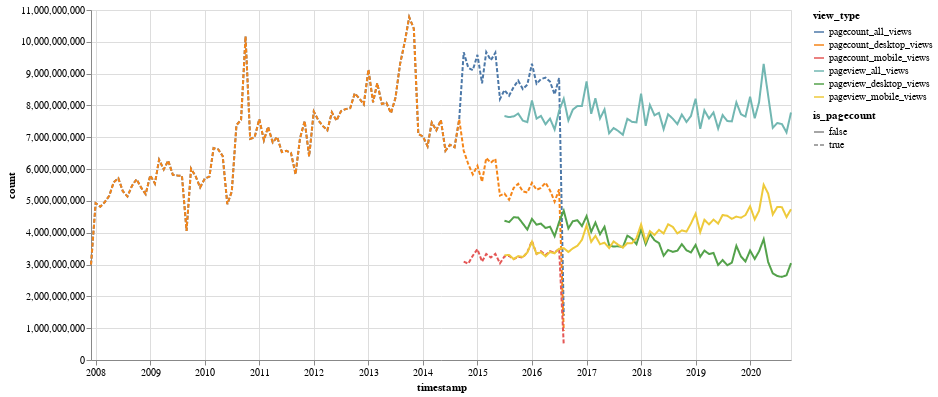

The code cell stored with this chart in its notebook:
### Code cell
alt.Chart(en_wiki_views_melten ).mark_line().encode(
    x=alt.X('timestamp:T'),
    y=alt.Y('count:Q'),
    color='view_type:N',
    strokeDash ='is_pagecount:N',
    tooltip='count:Q'
).properties(
    width=700,
    height=350
)

### Figure 1 — Vega-Lite specification as saved in the notebook (floating-point values rounded to 4 significant figures; data arrays with more than 128 entries replaced by an {"elided": "..."} marker saying what was removed)
{"config": {"view": {"continuousWidth": 400, "continuousHeight": 300}}, "data": {"name": "data-20c7e043e47803e5e463e9ec82a200d1"}, "mark": "line", "encoding": {"color": {"type": "nominal", "field": "view_type"}, "strokeDash": {"type": "nominal", "field": "is_pagecount"}, "tooltip": {"type": "quantitative", "field": "count"}, "x": {"type": "temporal", "field": "timestamp"}, "y": {"type": "quantitative", "field": "count"}}, "height": 350, "width": 700, "$schema": "https://vega.github.io/schema/vega-lite/v4.8.1.json", "datasets": {"data-20c7e043e47803e5e463e9ec82a200d1": {"elided": "930 records"}}}
